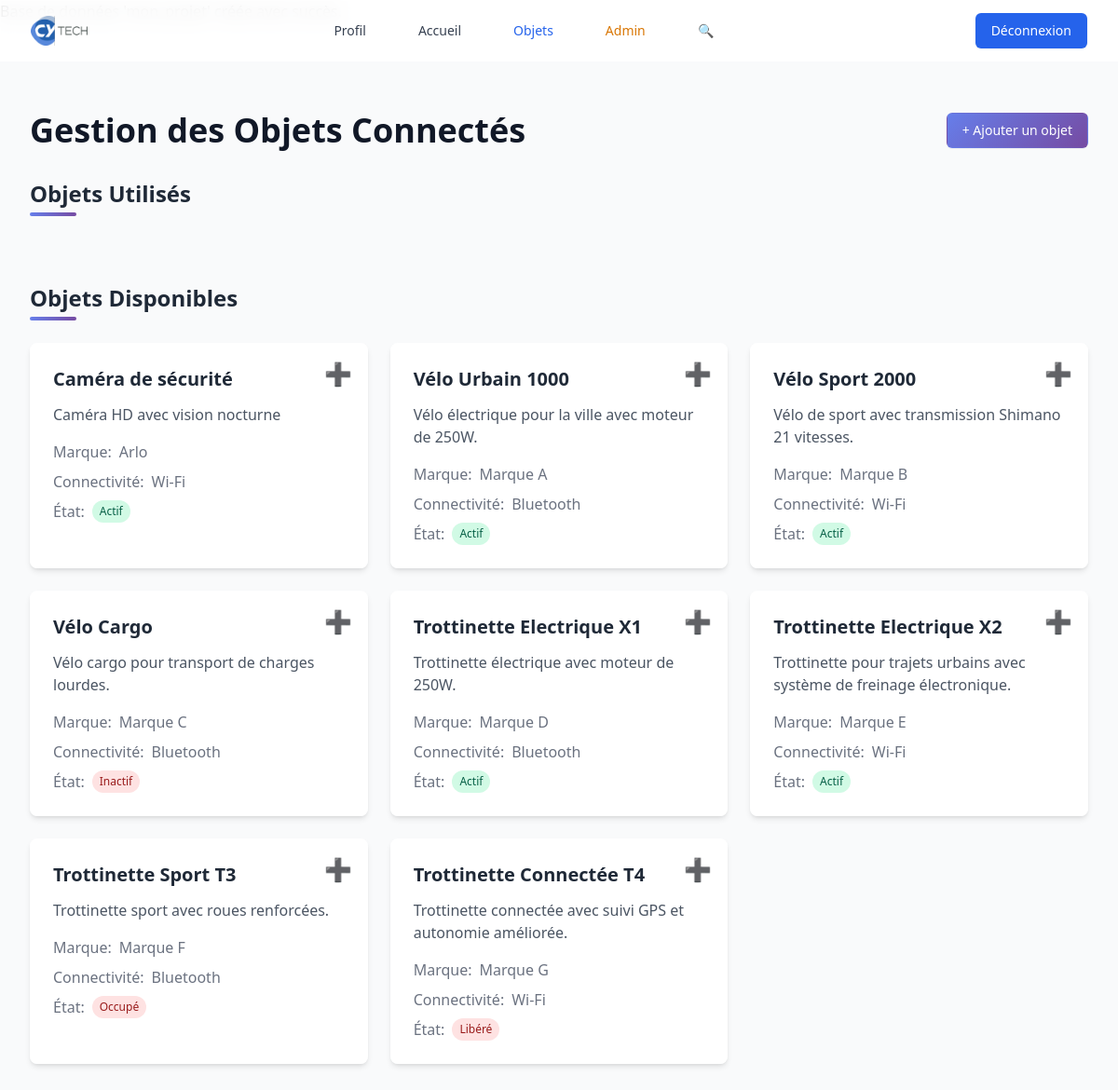
The app's page /objets.php (signed in), older data.
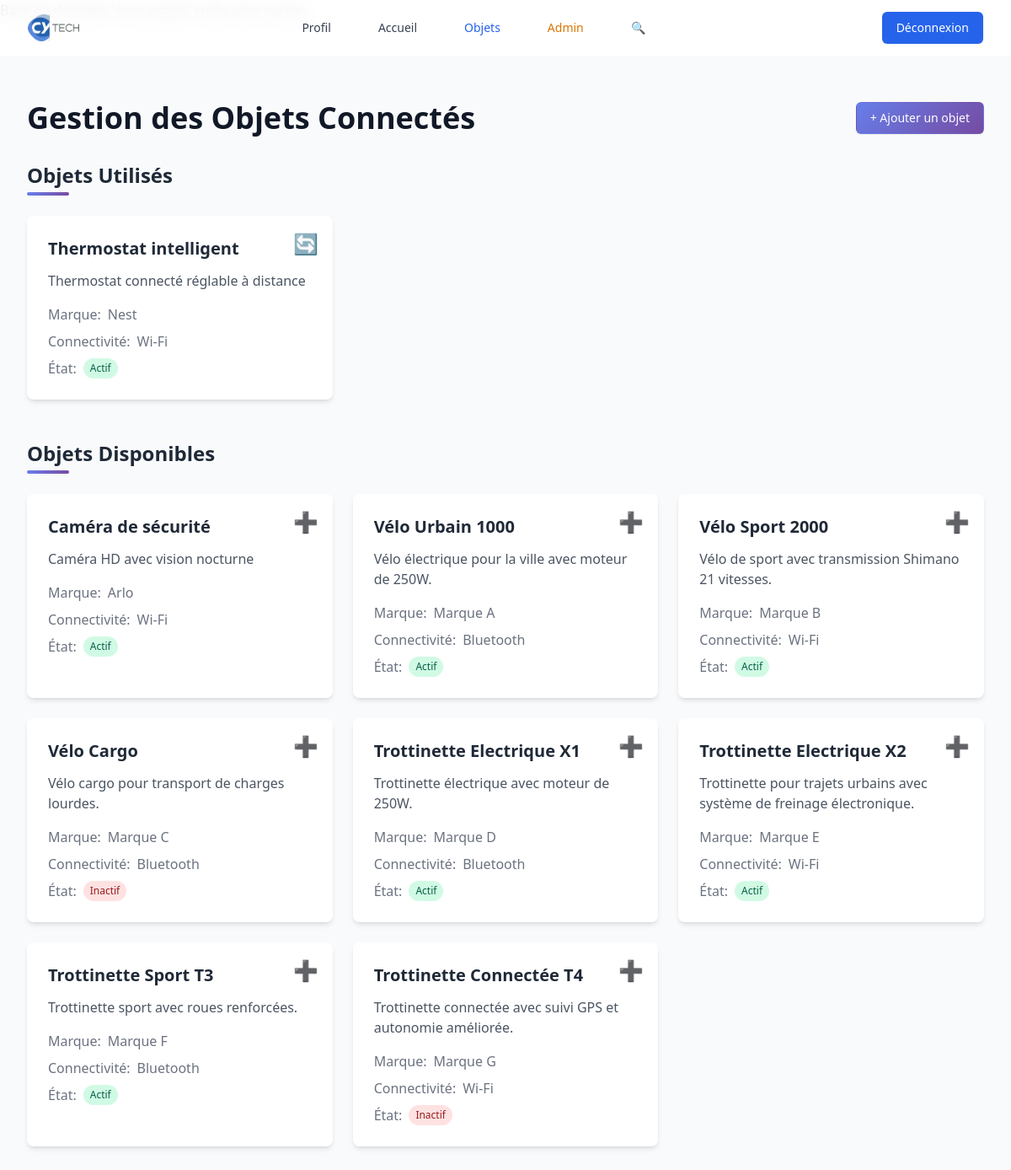
The same page, newer data.
### tables this page shows
CREATE TABLE ObjetConnecte (
    ID INT AUTO_INCREMENT PRIMARY KEY,  
    Nom VARCHAR(255) NOT NULL,  
    Type VARCHAR(100) NOT NULL,  
    Description TEXT,  
    Marque VARCHAR(100),  
    Etat ENUM('Actif', 'Inactif') NOT NULL,  
    Connectivite VARCHAR(255) NOT NULL,  
    EnergieUtilisee VARCHAR(100) NOT NULL,  
    DerniereInteraction TIMESTAMP DEFAULT CURRENT_TIMESTAMP ON UPDATE CURRENT_TIMESTAMP,  
    DateAjout TIMESTAMP DEFAULT CURRENT_TIMESTAMP,
    Luminosite DECIMAL(5,2) DEFAULT NULL,  
    EtatLuminaire VARCHAR(50) DEFAULT NULL,  
    LocalisationGPS VARCHAR(255) DEFAULT NULL,  
    Vitesse DECIMAL(5,2) DEFAULT NULL,   
    EtatBatterie INT DEFAULT NULL,
    UtilisateurID INT DEFAULT NULL,   
    FOREIGN KEY (UtilisateurID) REFERENCES users(id) ON DELETE SET NULL   
);

### public/objets.php (the view, shortened to what this page needs)
<?php
include('../includes/db_connect.php');
$user_id = $_SESSION['user_id'];
$stmt = $conn->prepare("SELECT id, username, nom, prenom, date_naissance, sexe, email, niveau, points_experience, admin FROM users WHERE id = :id");
$stmt->bindParam(':id', $user_id, PDO::PARAM_INT);
$stmt->execute();
$user = $stmt->fetch(PDO::FETCH_ASSOC);
$usedStmt = $conn->prepare("SELECT * FROM ObjetConnecte WHERE UtilisateurID = :id");
$usedStmt->bindParam(':id', $user_id, PDO::PARAM_INT);
$usedStmt->execute();
$availableStmt = $conn->prepare("SELECT * FROM ObjetConnecte WHERE UtilisateurID IS NULL");
$availableStmt->execute();
?>
<!DOCTYPE html>
<html lang="fr" class="light">
<head>
    <link rel="stylesheet" href="https://cdn.jsdelivr.net/npm/tailwindcss@2.2.19/dist/tailwind.min.css">
</head>
<body class="bg-gray-50 min-h-screen">
    <nav class="glass-nav fixed w-full z-50 top-0 glass-effect">
        <div class="max-w-7xl mx-auto px-4 sm:px-6 lg:px-8">
            <div class="flex justify-between items-center h-16">
                <div class="flex">
                    <div class="flex-shrink-0 flex items-center">
                        <img class="h-8 w-auto" src="../assets/images/CY_Tech.png" alt="CY Tech Logo">
                    </div>
                </div>
                <div class="hidden sm:flex sm:items-center sm:justify-center flex-grow space-x-8">
                    <a href="profil.php" class="text-gray-700 hover:text-blue-600 px-3 py-2 rounded-md text-sm font-medium transition-colors duration-200">Profil</a>
                    <a href="dashboard.php" class="text-gray-700 hover:text-blue-600 px-3 py-2 rounded-md text-sm font-medium transition-colors duration-200">Accueil</a>
                    <a href="objets.php" class="text-blue-600 px-3 py-2 rounded-md text-sm font-medium">Objets</a>
                    <?php if ($user['admin']) : ?>
                        <a href="../admin/admin.php" class="text-yellow-600 hover:text-yellow-700 px-3 py-2 rounded-md text-sm font-medium transition-colors duration-200">Admin</a>
                    <?php endif; ?>
                    <a href="recherche.php" class="text-gray-700 hover:text-blue-600 px-3 py-2 rounded-md text-sm font-medium transition-colors duration-200">🔍</a>
                </div>
                <a href="logout.php" class="ml-4 inline-flex items-center px-4 py-2 border border-transparent rounded-md shadow-sm text-sm font-medium text-white bg-blue-600 hover:bg-blue-700 transition-colors duration-200">
                    Déconnexion
                </a>
            </div>
        </div>
    </nav>
    <main class="max-w-7xl mx-auto px-4 sm:px-6 lg:px-8 pt-24 pb-12">
        <div class="flex justify-between items-center mb-8">
            <h1 class="text-4xl font-bold text-gray-900">Gestion des Objets Connectés</h1>
            <a href="ajouter_objet.php" class="inline-flex items-center px-4 py-2 border border-transparent rounded-md shadow-sm text-sm font-medium text-white gradient-bg hover:opacity-90 transition-opacity duration-200">
                + Ajouter un objet
            </a>
        </div>
        <div class="mb-12">
            <h2 class="text-2xl font-semibold text-gray-800 section-header">Objets Utilisés</h2>
            <div id="usedObjects" class="grid grid-cols-1 md:grid-cols-2 lg:grid-cols-3 gap-6 mt-6">
                <?php while ($object = $usedStmt->fetch(PDO::FETCH_ASSOC)) : ?>
                    <div class="bg-white p-6 rounded-lg shadow-md relative card-hover glass-effect">
                        <button class="absolute top-4 right-4 text-red-600 hover:text-red-800 transition-colors duration-200"
                                onclick="returnObject(<?= $object['ID'] ?>, <?= $user['id'] ?>)">
                            <span class="text-2xl">🔄</span>
                        </button>
                        <h3 class="font-semibold text-xl text-gray-800 mb-3"><?= htmlspecialchars($object['Nom']) ?></h3>
                        <p class="text-gray-600 mb-4"><?= htmlspecialchars($object['Description']) ?></p>
                        <div class="space-y-2">
                            <p class="text-gray-500 flex items-center">
                                <span class="font-medium mr-2">Marque:</span>
                                <?= htmlspecialchars($object['Marque']) ?>
                            </p>
                            <p class="text-gray-500 flex items-center">
                                <span class="font-medium mr-2">Connectivité:</span>
                                <?= htmlspecialchars($object['Connectivite']) ?>
                            </p>
                            <p class="text-gray-500 flex items-center">
                                <span class="font-medium mr-2">État:</span>
                                <span class="px-2 py-1 rounded-full text-xs <?= $object['Etat'] === 'Actif' ? 'bg-green-100 text-green-800' : 'bg-red-100 text-red-800' ?>">
                                    <?= htmlspecialchars($object['Etat']) ?>
                                </span>
                            </p>
                        </div>
                    </div>
                <?php endwhile; ?>
            </div>
        </div>
        <div>
            <h2 class="text-2xl font-semibold text-gray-800 section-header">Objets Disponibles</h2>
            <div id="availableObjects" class="grid grid-cols-1 md:grid-cols-2 lg:grid-cols-3 gap-6 mt-6">
                <?php while ($object = $availableStmt->fetch(PDO::FETCH_ASSOC)) : ?>
                    <div class="bg-white p-6 rounded-lg shadow-md relative card-hover glass-effect">
                        <button class="absolute top-4 right-4 text-blue-600 hover:text-blue-800 transition-colors duration-200"
                                onclick="assignObject(<?= $object['ID'] ?>, <?= $user['id'] ?>)">
                            <span class="text-2xl">➕</span>
                        </button>
                        <h3 class="font-semibold text-xl text-gray-800 mb-3"><?= htmlspecialchars($object['Nom']) ?></h3>
                        <p class="text-gray-600 mb-4"><?= htmlspecialchars($object['Description']) ?></p>
                        <div class="space-y-2">
                            <p class="text-gray-500 flex items-center">
                                <span class="font-medium mr-2">Marque:</span>
                                <?= htmlspecialchars($object['Marque']) ?>
                            </p>
                            <p class="text-gray-500 flex items-center">
                                <span class="font-medium mr-2">Connectivité:</span>
                                <?= htmlspecialchars($object['Connectivite']) ?>
                            </p>
                            <p class="text-gray-500 flex items-center">
                                <span class="font-medium mr-2">État:</span>
                                <span class="px-2 py-1 rounded-full text-xs <?= $object['Etat'] === 'Actif' ? 'bg-green-100 text-green-800' : 'bg-red-100 text-red-800' ?>">
                                    <?= htmlspecialchars($object['Etat']) ?>
                                </span>
                            </p>
                        </div>
                    </div>
                <?php endwhile; ?>
            </div>
        </div>
    </main>
</body>
</html>

### public/objets.php (style rules this page uses)
.glass-effect { background: rgba(255, 255, 255, 0.9); backdrop-filter: blur(10px); border: 1px solid rgba(255, 255, 255, 0.2); }
.card-hover { transition: all 0.3s ease; }
.gradient-bg { background: linear-gradient(135deg, #667eea 0%, #764ba2 100%); }
.section-header { position: relative; margin-bottom: 2rem; }
.section-header::after { content: ''; position: absolute; bottom: -0.5rem; left: 0; width: 50px; height: 4px; background: linear-gradient(90deg, #667eea, #764ba2); border-radius: 2px; }

Row changes from the older to the newer data that the page shows:
now on this page (row edited): objetconnecte: Nom "Thermostat intelligent", Description "Thermostat connecté réglable à distance", Marque "Nest", Connectivite "Wi-Fi", Etat "Actif", shown under "Objets Utilisés"
changed objetconnecte "Trottinette Sport T3": Etat "Occupé" → "Actif"
changed objetconnecte "Trottinette Connectée T4": Etat "Libéré" → "Inactif"
